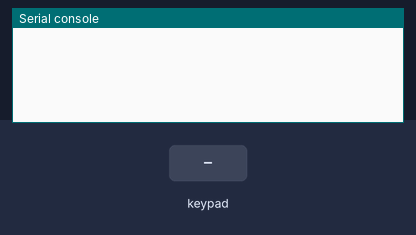
Simulated run of this program. Board: ESP32 board running MicroPython. Shown: the last lines printed to the serial console. The inputs (shaded band) are chosen by the test bench.

Above: at 1.2 s.
1.3 s: key '1' pressed
At 2.5 s:
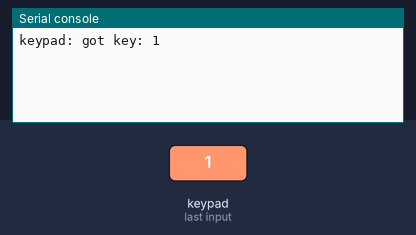
2.8 s: keypad keys 1 2 # pressed 0.4 s apart
At 4.2 s:
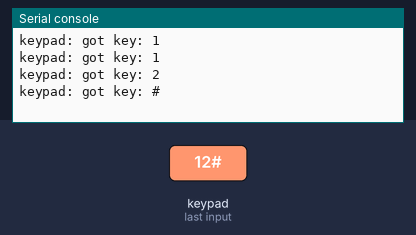
5.5 s: key '*' pressed
At 6.7 s:
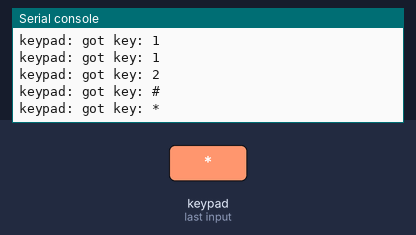
7.0 s: keypad keys 2 5 pressed 0.4 s apart
At 8.4 s:
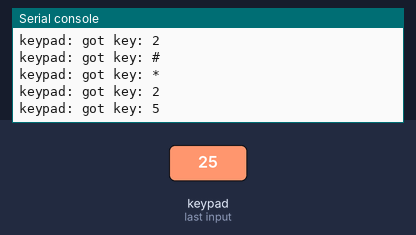
Timing chart, 0 to 10.0 s (numbered marks = the images above; inputs shaded):
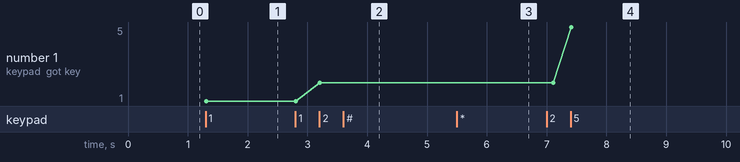

The program:

keypad_irq_timer.py
```python
from machine import Timer,Pin
from time import sleep_ms
import sys


class Keypad_Timer () :
    """
    Class to scan a Keypad matrix (e.g. 12-keys as 3x4 matrix) and report
    last key press.
    """

    #! Key states
    KEY_UP      = const( 0 )
    KEY_DOWN    = const( 1 )

    #-------------------------------------------------------------------------

    def __init__ ( self ) :
        self.init()

    #-------------------------------------------------------------------------

    def init ( self ) :
        """Initialise/Reinitialise the instance."""

        self.keys = [['1', '2', '3'], ['4', '5', '6'], ['7', '8', '9'], ['*', '0', '#']]
        #! Initialise all keys to the UP state.
        self.state = [[self.KEY_UP] * 3 for _ in range(4)]

        # Connecteur Haut
        self.rows = [26,25,33,32]
        self.cols = [15,5,4]

        # Connecteur bas
        #self.rows = [32, 33, 25, 26]
        #self.cols = [4, 5, 15]

        # set pins for cols as outputs
        self.col_pins = [Pin(pin_name, mode=Pin.OUT) for pin_name in self.cols]

        # set pins for rows as inputs
        self.row_pins = [Pin(pin_name, mode=Pin.IN, pull=Pin.PULL_DOWN) for pin_name in self.rows]

        self.timer = Timer(1)

        self.scan_col = 0
        self.key_char = None

    #-------------------------------------------------------------------------

    def get_key ( self ) :
        """Get last key pressed."""

        key_char = self.key_char

        self.key_char = None    #! consume last key pressed

        return key_char

    #-------------------------------------------------------------------------

    def key_process ( self, row, row_pin ) :
        """Process a key press or release."""

        key_event = None

        if row_pin.value():
            if self.state[row][self.scan_col] == self.KEY_UP :
                key_event = self.KEY_DOWN
                self.state[row][self.scan_col] = key_event
        else:
            if self.state[row][self.scan_col] == self.KEY_DOWN :
                key_event = self.KEY_UP
                self.state[row][self.scan_col] = key_event

        return key_event

    #-------------------------------------------------------------------------

    def scan_row_update(self):
        """
        Timer interrupt callback to scan next keypad column/raw.
        NOTE: This is a true interrupt and no memory can be allocated !!
        """

        #! Deassert row.
        self.col_pins[ self.scan_col ].off()

        #! Next scan row.
        self.scan_col = ( self.scan_col + 1 ) % len( self.col_pins )

        #! Assert next row.
        self.col_pins[ self.scan_col ].on()

    #-------------------------------------------------------------------------

    def timer_callback ( self, timer ) :
        """
        Timer interrupt callback to scan next keypad row/column.
        """

        for row in range( len( self.rows ) ) :
            #! Process pin state.
            key_event = self.key_process( row, self.row_pins[ row ] )

            #! Process key event.
            if key_event == self.KEY_DOWN:
                self.key_char = self.keys[row][self.scan_col]

        self.scan_row_update()

    #-------------------------------------------------------------------------

    def start ( self ) :
        """Start the timer."""
        self.timer.init(period=100, mode=Timer.PERIODIC, callback=self.timer_callback)

    #-------------------------------------------------------------------------

    def stop ( self ) :
        """Stop the timer."""
        self.timer.deinit()

#!============================================================================


keypad = Keypad_Timer()
keypad.start()

while True:
    try:
        key = keypad.get_key()
        if key :
            print( "keypad: got key:", key )
        sleep_ms(100)
    except KeyboardInterrupt:
        print('Ctrl-C pressed...exiting')
        keypad.stop()
        sys.exit()
```

Measured:
- after the input at 1.3 s, the serial console: prints a new line at once (image 1)
- after the input at 2.8 s, the serial console: prints a new line after 0.41 s (image 2)
- after the input at 5.5 s, the serial console: prints a new line at once (image 3)
- after the input at 7.0 s, the serial console: prints a new line after 0.11 s (image 4)
- plotted number 1: 1 → 2 after the input at 2.8 s, 2 → 5 after the input at 7.0 s
